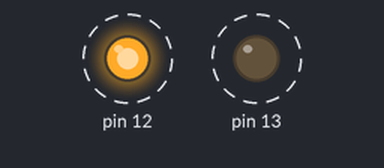
Simulated run of this sketch. Board: Arduino Uno, built with avr-gcc and run on an emulated ATmega328P. Parts: output pins drawn as LEDs (lit = HIGH). Dashed ring = blinking.

Above: at 0.4 s.
Timing chart, 0 to 3.7 s (numbered marks = the images above):
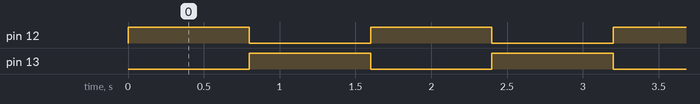

Measured:
- by itself, pin 12, pin 13: alternates HIGH for 0.80 s and LOW for 0.80 s
- by itself, everything shown: repeats every 1.6 s, in 3 steps

The sketch:

light_blink_diff_time_alternate.ino
```cpp
void setup()
{
  pinMode(12,OUTPUT);
  pinMode(13,OUTPUT);
}

void loop()
{
  digitalWrite(12,HIGH);
  delay(800);
  digitalWrite(12,LOW);
  digitalWrite(13,HIGH);
  delay(800);
  digitalWrite(13,LOW);

}
```
